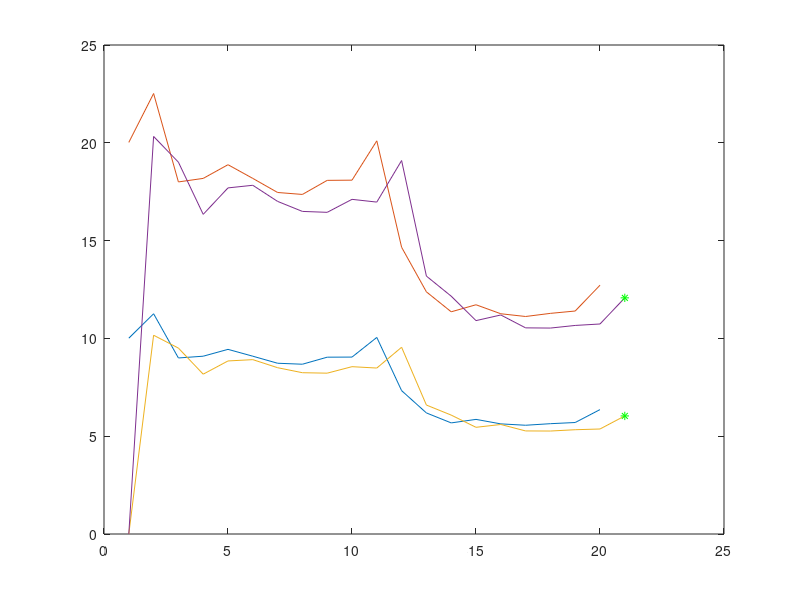

Recreate this plot in MATLAB.
x= [10.0100 11.2600  9.0000  9.0900  9.4400  9.0900  8.7300  8.6800  9.0400 ...
    9.0450 10.0500 7.3300  6.1900  5.6800  5.8600  5.6300  5.5600  5.6400  5.7000  6.3600];
y=x;
x= [y' 2*y'];

[L,N]=size(x);
a = lpc(x,3);
est_x = zeros(L+1,2);
%%
for k=1:N
    est_x(:,k) = filter([0 -a(k,2:end)],1,[x(:,k);rand]);
end
est_x(end)
plot(x)
hold on
plot(est_x)
plot(L+1,est_x(end,:),'*g')
%%%%%
est_x2 = filter([-a(1,2:end)],1,x(:,1));
isequal(est_x2(end),est_x(end,1))